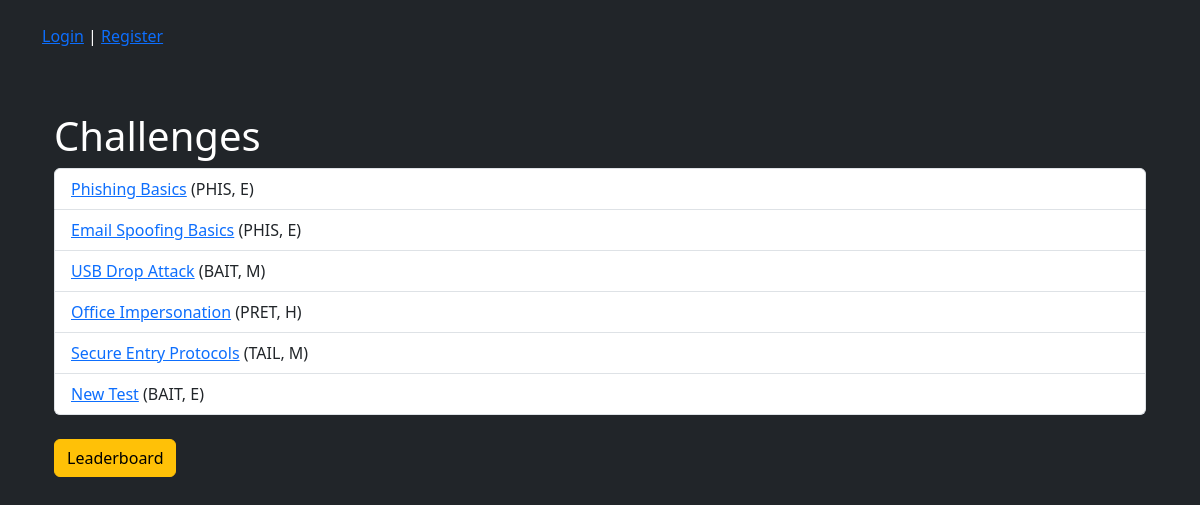
The page / on the database its author committed.
### core/models.py (models this page shows, shortened)
class Challenge(models.Model):
    CHALLENGE_TYPES = [('PHIS', 'Phishing'), ('PRET', 'Pretexting'), ('BAIT', 'Baiting'), ('TAIL', 'Tailgating')]
    DIFFICULTY = [('E', 'Easy'), ('M', 'Medium'), ('H', 'Hard')]
    challenge_id = models.CharField(max_length=20, unique=True)
    name = models.CharField(max_length=200)
    type = models.CharField(max_length=4, choices=CHALLENGE_TYPES)
    difficulty = models.CharField(max_length=1, choices=DIFFICULTY)

### core/views.py (the view)
# urls.py: path('', views.index, name='index'),
def index(request):
    conn = sqlite3.connect(DB)
    cursor = conn.cursor()
    cursor.execute("SELECT id, name, type, difficulty FROM core_challenge")
    challenges = cursor.fetchall()
    conn.close()
    return render(request, 'core/index.html', {'challenges': challenges})

### templates/core/index.html
{% extends "base.html" %}
{% block content %}
{% load static %}
<link rel="stylesheet" href="https://cdn.jsdelivr.net/npm/bootstrap@5.3.3/dist/css/bootstrap.min.css">
<div class="container py-5">
    <h1>Challenges</h1>
    <ul class="list-group">
    {% for id, name, type, difficulty in challenges %}
        <li class="list-group-item">
            <a href="/challenge/{{ id }}/">{{ name }}</a> ({{ type }}, {{ difficulty }})
        </li>
    {% endfor %}
    </ul>
    <a href="/leaderboard/" class="btn btn-warning mt-4">Leaderboard</a>
</div>
{% endblock %}

### templates/base.html (shortened to what this page needs)
<!DOCTYPE html>
<html lang="en">
<head>
    <link rel="stylesheet" href="https://cdn.jsdelivr.net/npm/bootstrap@5.3.3/dist/css/bootstrap.min.css">
</head>
<body class="bg-dark text-white">
    <div class="container py-4">
        {% if user.is_authenticated %}
<p>
    Welcome, {{ user.username }} |
    <a href="{% url 'profile' %}">My Profile</a> |
    <form method="post" action="{% url 'logout' %}" style="display:inline;">
        {% csrf_token %}
        <button type="submit" class="btn btn-link p-0 m-0 align-baseline text-white">Logout</button>
    </form>
</p>
{% else %}
<p><a href="{% url 'login' %}">Login</a> | <a href="{% url 'register' %}">Register</a></p>
{% endif %}
        {% block content %}{% endblock %}
    </div>
</body>
</html>

### rows shown on the page
Challenge: name "Phishing Basics", type "PHIS", difficulty "E"
Challenge: name "Email Spoofing Basics", type "PHIS", difficulty "E"
Challenge: name "USB Drop Attack", type "BAIT", difficulty "M"
Challenge: name "Office Impersonation", type "PRET", difficulty "H"
Challenge: name "Secure Entry Protocols", type "TAIL", difficulty "M"
Challenge: name "New Test", type "BAIT", difficulty "E"
